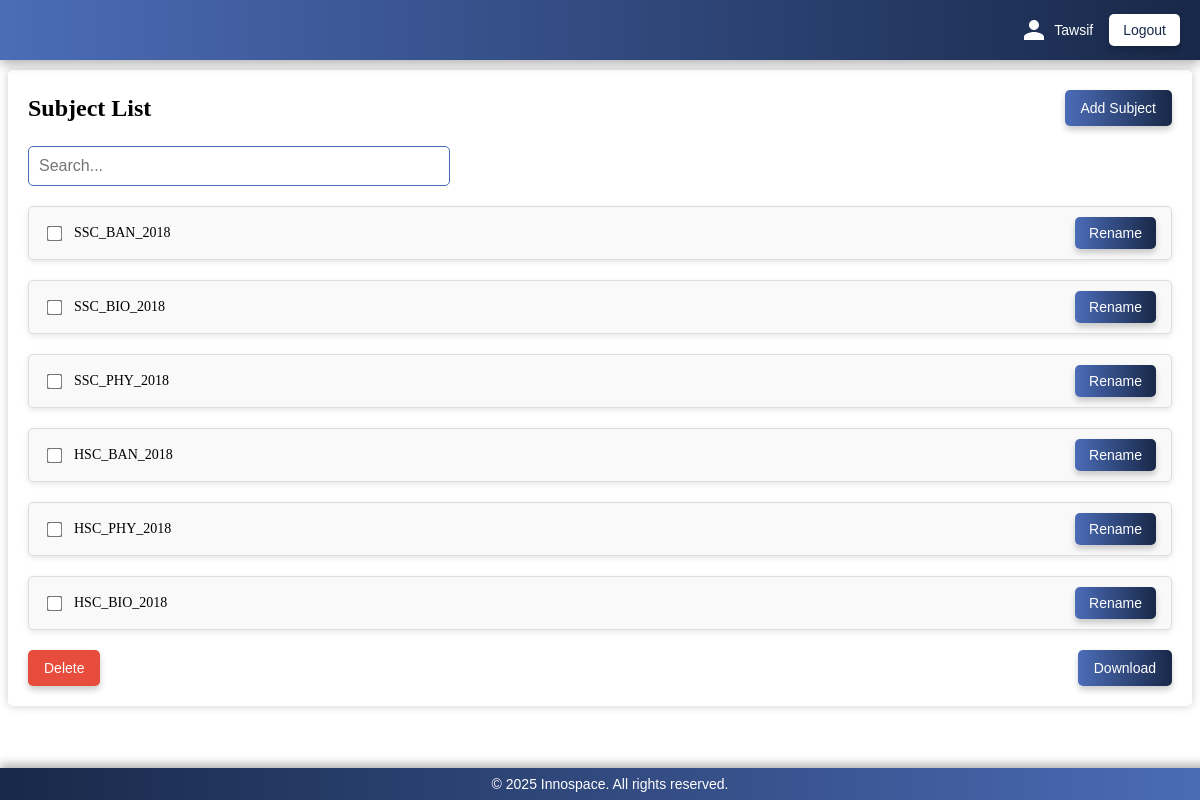
The page /user-dashboard (signed in) on the database as committed earlier.
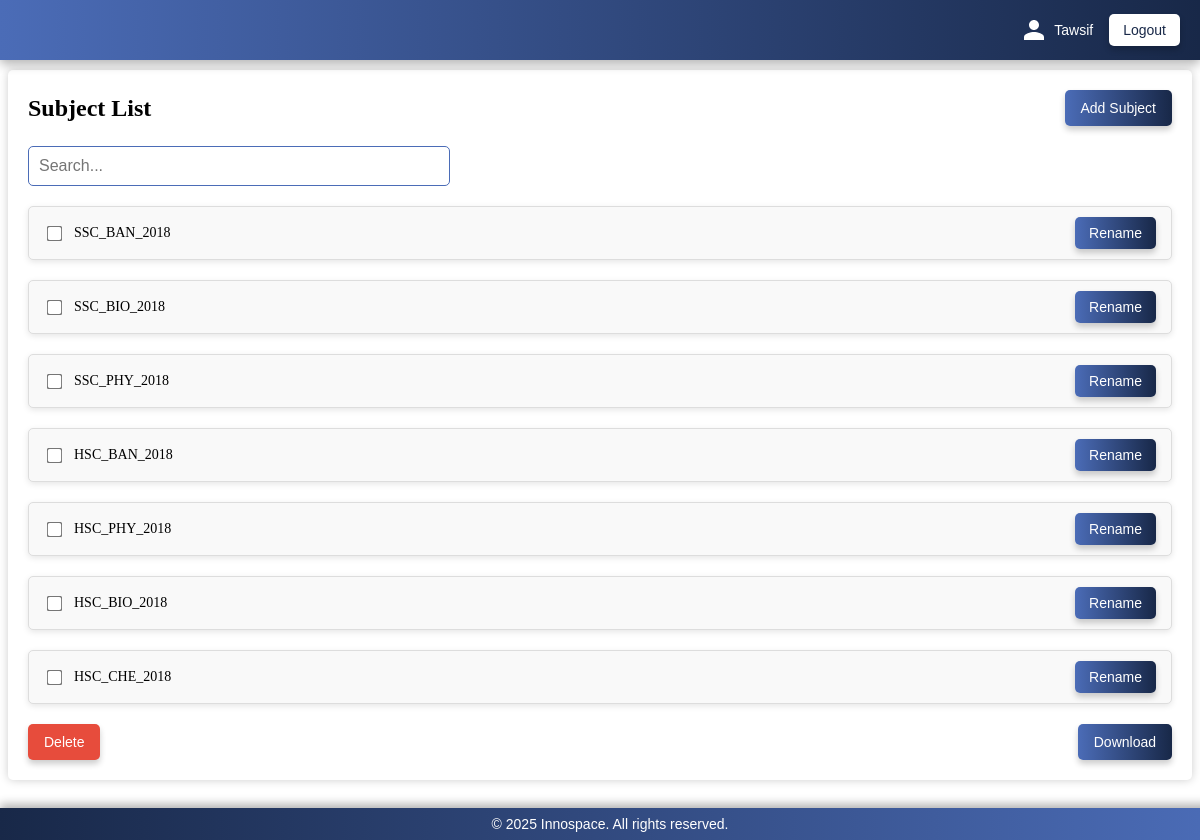
The same page on the database as committed later.
### tables this page shows
CREATE TABLE subjects (
        id INTEGER PRIMARY KEY AUTOINCREMENT,
        user_id INTEGER,
        name TEXT NOT NULL
    );

### app/routes.py (the view)
@main.route('/user-dashboard')
def user_dashboard():
    if 'user_id' not in session:
        return redirect(url_for('main.user_login'))
    user_id = session['user_id']
    subjects = get_subjects_for_user(user_id)
    response = make_response(render_template(
        'user/user_dashboard.html',
        user_name=session.get('user_name'),
        subjects=subjects
    ))
    response.headers['Cache-Control'] = 'no-store, no-cache, must-revalidate, post-check=0, pre-check=0, max-age=0'
    response.headers['Pragma'] = 'no-cache'
    response.headers['Expires'] = '0'
    return response

### app/models.py (called while the page is built)
def get_db_connection():
    conn = sqlite3.connect(DB_PATH)
    conn.row_factory = sqlite3.Row
    return conn

def get_subjects_for_user(user_id):
    conn = get_db_connection()
    subjects = conn.execute('SELECT * FROM subjects WHERE user_id = ?', (user_id,)).fetchall()
    conn.close()
    return subjects

### app/templates/user/user_dashboard.html (shortened to what the changed rows need)
<!DOCTYPE html>
<html lang="en">
<head>
</head>
<body>
  <div style="
    margin-top: 70px;
    margin-bottom: 60px;
    padding: 20px;
    box-shadow: 0px 0px 10px rgba(0, 0, 0, 0.2);
    border-radius: 5px;
    position: relative;
  ">
    <div style="
      display: flex;
      justify-content: space-between;
      align-items: center;
    ">
      <h2 style="margin: 0;">Subject List</h2>
    </div>
    <div id="subject-container" style="margin-top: 20px;">
      {% for subject in subjects %}
        <div class="content-field" style="
          display: flex;
          align-items: center;
          justify-content: space-between;
          background: #f9f9f9;
          border: 1px solid #ddd;
          border-radius: 5px;
          padding: 10px 15px;
          margin-top: 20px;
          box-shadow: 0px 2px 6px rgba(0, 0, 0, 0.1);
        ">
          <div class="content-left" style="display: flex; align-items: center; gap: 10px; flex: 1;">
            <input type="checkbox" class="subject-checkbox" style="transform: scale(1.2); cursor: pointer; display: inline-block;" />
            <a href="{{ url_for('main.subject_detail', subject_id=subject.id) }}" class="subject-static-text" data-id="{{ subject.id }}" style="flex: 1; font-size: 14px; text-decoration: none; color: inherit;">
              {{ subject.name }}
            </a>
          </div>
          <div class="content-right" style="display: flex; gap: 10px; margin-left: 10px;">
            <button type="button" class="rename-button" style="
              background: linear-gradient(90deg, #4b6cb7, #182848);
              color: white;
              border: none;
              padding: 8px 14px;
              border-radius: 5px;
              cursor: pointer;
              font-size: 14px;
              box-shadow: 0 4px 6px rgba(0, 0, 0, 0.2);
              transition: all 0.3s ease;
            ">Rename</button>
          </div>
        </div>
      {% endfor %}
    </div>
</body>
</html>

Rows that differ between the two databases and show on the page:
added subjects: name "HSC_CHE_2018"
